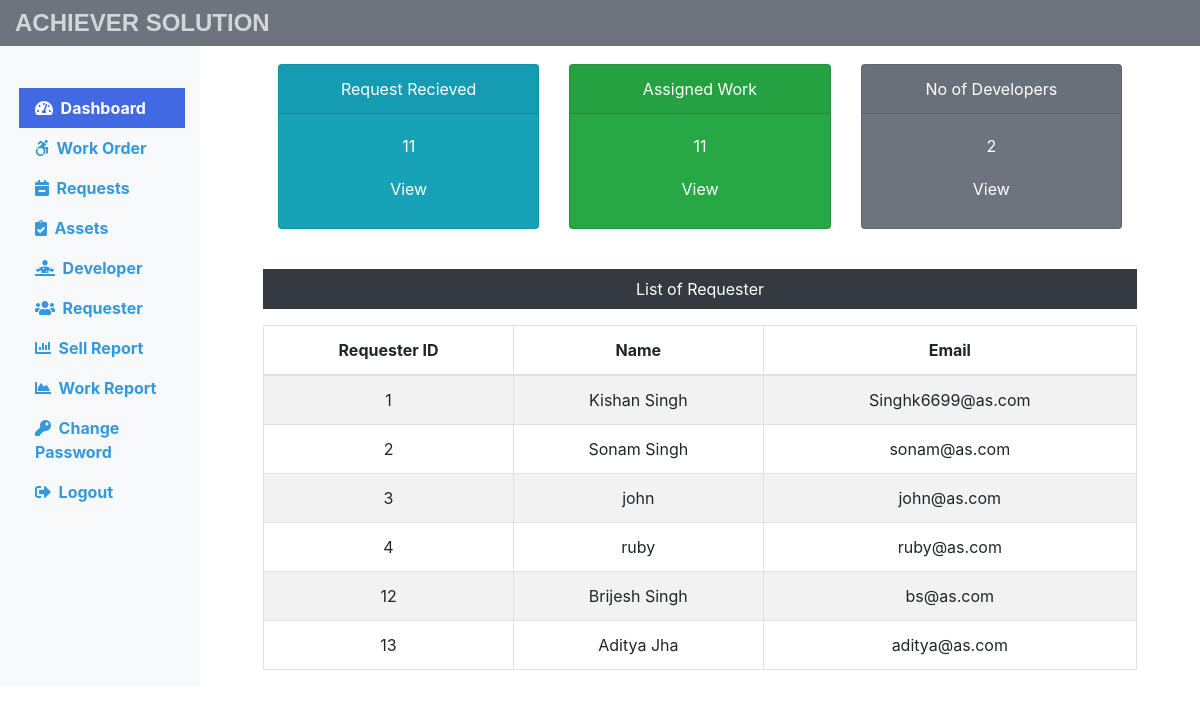
The page /Admin/dashboard.php (signed in) on the database its author committed.
### tables this page shows
CREATE TABLE `requesterlogin` (
  `r_login_id` int(11) NOT NULL,
  `r_name` varchar(60) NOT NULL,
  `r_email` varchar(60) NOT NULL,
  `r_password` varchar(60) NOT NULL
);

### Admin/dashboard.php (the view, shortened to what this page needs)
<?php
include('includes/header.php');
include('../dbconnection.php');
$sql = "SELECT max(request_id) FROM submitrequest";
$result = $conn->query($sql);
$row = mysqli_fetch_row($result);
$submitrequest = $row[0];
$sql = "SELECT max(request_id) FROM assingwork";
$result = $conn->query($sql);
$row = mysqli_fetch_row($result);
$assingwork = $row[0];
$sql = "SELECT * FROM developer";
$result = $conn->query($sql);
$totaldev = $result->num_rows;
?>
<div class="col-sm-9 col-md-10">
	<div class="row text-center mx-5 mt-4">
		<div class="col-sm-4">
			<div class="card text-white bg-info mb-3" style="max-width: 18rem;">
				<div class="card-header">Request Recieved</div>
				<div class="card-body">
				<div class="card-title"><?php echo $submitrequest; ?></div>
				<a href="request.php" class="btn text-white">View</a>
				</div>
			</div>
		</div>
		<div class="col-sm-4">
			<div class="card text-white bg-success mb-3" style="max-width: 18rem;">
				<div class="card-header">Assigned Work</div>
				<div class="card-body">
				<div class="card-title"><?php echo $assingwork; ?></div>
				<a href="work.php" class="btn text-white">View</a>
			</div>
			</div>
		</div>
		<div class="col-sm-4">
			<div class="card text-white bg-secondary mb-3" style="max-width: 18rem;">
				<div class="card-header">No of Developers</div>
				<div class="card-body">
				<div class="card-title"><?php echo $totaldev; ?></div>
				<a href="developer.php" class="btn text-white">View</a>
				</div>
			</div>
		</div>
	</div>
	<div class="mx-5 mt-4 text-center">
		<p class="bg-dark text-white p-2">List of Requester</p>
		<?php
			$sql = "SELECT * FROM requesterlogin";
			$result = $conn->query($sql);
			if ($result->num_rows > 0) {
				echo'
					<table class="table table-striped table-bordered text-center">
						<thead>
							<tr>
								<th scope="col">Requester ID</th>
								<th scope="col">Name</th>
								<th scope="col">Email</th>
							</tr>
						</thead>
						<tbody>';
						while($row = $result->fetch_assoc()){
						echo'<tr>';
							echo'<td>'.$row['r_login_id'].'</td>';
							echo'<td>'.$row['r_name'].'</td>';
							echo'<td>'.$row['r_email'].'</td>';
						echo'</tr>';
						}
						echo'</tbody>
					</table>';
			}else{
				echo'<div class="alert alert-warning mt-2 text-center ml-5 " role="alert">No Reults Found</div>';
			}
		?>
	</div>
</div>
<?php
include('includes/footer.php');
?>

### Admin/includes/header.php (shortened to what this page needs)
<!DOCTYPE html>
<html lang="en">
<head>
	<link rel="stylesheet" href="../css/bootstrap.min.css">
	<link rel="stylesheet" href="../css/all.min.css">
	<link rel="stylesheet" href="../css/custom.css">
</head>
<body>
	<nav class="navbar navbar-dark bg-secondary p-0 fixed-top flex-md-nowrap">
		<a href="dashboard.php" class="navbar-brand col-sm-3 col-md-2">Achiever Solution</a>
	</nav>
	<div class="container-fluid" style="margin-top: 40px;">
		<div class="row">
			<nav class="col-sm-2 bg-light sidebar py-5 d-print-none">
				<div class="sidebar-sticky">
					<ul class="nav flex-column font-weight-bold pl-1">
						<li class="nav-item">
							<a class="nav-link <?php if(PAGE == 'dashboard'){echo 'active';}?>" href="dashboard.php"><i class="fas fa-tachometer-alt"></i>&nbsp; Dashboard </a>
						</li>
						<li class="nav-item">
							<a class="nav-link <?php if(PAGE == 'work'){echo 'active';}?>" href="work.php"><i class="fab fa-accessible-icon"></i>&nbsp; Work Order</a>
						</li>
						<li class="nav-item">
							<a class="nav-link <?php if(PAGE == 'request'){echo 'active';}?>" href="request.php"><i class="fas fa-calendar-minus"></i>&nbsp; Requests</a>
						</li>
						<li class="nav-item">
							<a class="nav-link <?php if(PAGE == 'assets'){echo 'active';}?>" href="assets.php"><i class="fas fa-clipboard-check"></i>&nbsp; Assets</a>
						</li>
						<li class="nav-item">
							<a class="nav-link <?php if(PAGE == 'developer'){echo 'active';}?>" href="developer.php"><i class="fas fa-diagnoses"></i>&nbsp; Developer</a>
						</li>
						<li class="nav-item">
							<a class="nav-link <?php if(PAGE == 'requester'){echo 'active';}?>" href="requester.php"><i class="fas fa-users"></i>&nbsp; Requester</a>
						</li>
						<li class="nav-item">
							<a class="nav-link <?php if(PAGE == 'sellreport'){echo 'active';}?>" href="soldproductreport.php"><i class="fas fa-chart-bar"></i>&nbsp; Sell Report</a>
						</li>
						<li class="nav-item">
							<a class="nav-link <?php if(PAGE == 'workreport'){echo 'active';}?>" href="workreport.php"><i class="fas fa-chart-area"></i>&nbsp; Work Report</a>
						</li>
						<li class="nav-item">
							<a class="nav-link <?php if(PAGE == 'changepass'){echo 'active';}?>" href="changepass.php"><i class="fas fa-key"></i>&nbsp; Change Password</a>
						</li>
						<li class="nav-item">
							<a class="nav-link" href="../logout.php"><i class="fas fa-sign-out-alt"></i>&nbsp; Logout</a>
						</li>
					</ul>
				</div>
			</nav>

### Admin/includes/footer.php (shortened to what this page needs)
</div>
	</div>
</body>
</html>

### css/custom.css (style rules this page uses)
html { scroll-behavior: smooth; transition: .4s ease all; }
.navbar-brand { font-family: 'Ubuntu', sans-serif; font-size: 24px; font-weight: bold; text-transform: uppercase; }
.sidebar-sticky ul a { display: block; height: 100%; width: 100%; transition: .4s; }
a { color: white; color: #3498DB; }
.active { color: white; background-color: #4169E1; }

### rows shown on the page
requesterlogin: r_login_id "1", r_name "Kishan Singh", r_email "Singhk6699@as.com"
requesterlogin: r_login_id "2", r_name "Sonam Singh", r_email "sonam@as.com"
requesterlogin: r_login_id "3", r_name "john", r_email "john@as.com"
requesterlogin: r_login_id "4", r_name "ruby", r_email "ruby@as.com"
requesterlogin: r_login_id "12", r_name "Brijesh Singh", r_email "bs@as.com"
requesterlogin: r_login_id "13", r_name "Aditya Jha", r_email "aditya@as.com"

### other values the page prints
$submitrequest "11"
$assingwork "11"
$totaldev "2"
